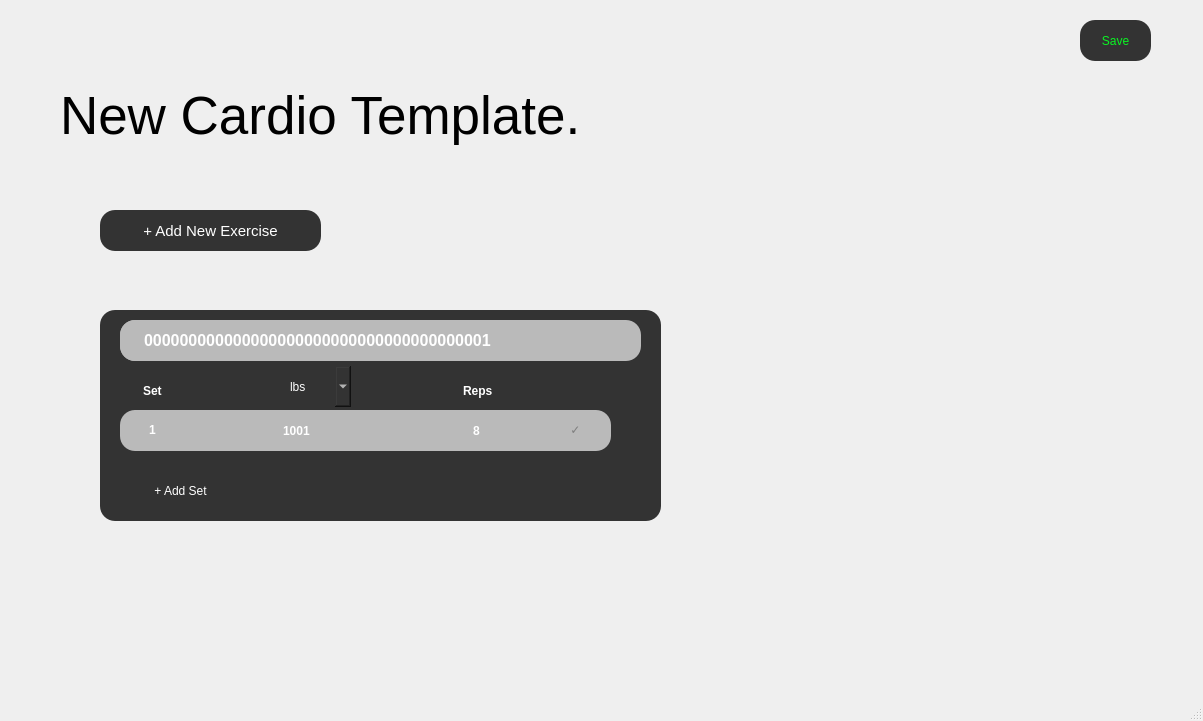
<?xml version="1.0" encoding="UTF-8"?>
<ui version="4.0">
 <class>CardioTemplate</class>
 <widget class="QMainWindow" name="CardioTemplate">
  <property name="geometry">
   <rect>
    <x>0</x>
    <y>0</y>
    <width>1203</width>
    <height>721</height>
   </rect>
  </property>
  <property name="windowTitle">
   <string>MainWindow</string>
  </property>
  <widget class="QWidget" name="centralwidget">
   <widget class="QScrollArea" name="scrollArea">
    <property name="geometry">
     <rect>
      <x>80</x>
      <y>290</y>
      <width>981</width>
      <height>391</height>
     </rect>
    </property>
    <property name="styleSheet">
     <string notr="true">QScrollBar:vertical {
    background-color: #656565;
    width: 15px; 
    margin: 10px 0; 
    border-radius: 15px; 
}

QScrollBar::handle:vertical {
    background-color: black;
    border-radius: 15px; 
}

QScrollBar::add-line:vertical, QScrollBar::sub-line:vertical {
    background: none;
    height: 0px;
}

QScrollBar::add-page:vertical, QScrollBar::sub-page:vertical {
    background: none; 
}</string>
    </property>
    <property name="frameShape">
     <enum>QFrame::Shape::NoFrame</enum>
    </property>
    <property name="widgetResizable">
     <bool>true</bool>
    </property>
    <widget class="QWidget" name="scrollAreaWidgetContents">
     <property name="geometry">
      <rect>
       <x>0</x>
       <y>0</y>
       <width>981</width>
       <height>391</height>
      </rect>
     </property>
     <widget class="QWidget" name="widget" native="true">
      <property name="geometry">
       <rect>
        <x>20</x>
        <y>20</y>
        <width>561</width>
        <height>211</height>
       </rect>
      </property>
      <property name="styleSheet">
       <string notr="true">background-color: #333333;
border-radius: 15px;
padding: 10px 20px;</string>
      </property>
      <widget class="QWidget" name="widget_5" native="true">
       <property name="geometry">
        <rect>
         <x>20</x>
         <y>10</y>
         <width>521</width>
         <height>41</height>
        </rect>
       </property>
       <property name="styleSheet">
        <string notr="true">background-color: #bababa;
border-radius: 15px;
padding: 10px 20px;</string>
       </property>
       <widget class="QLabel" name="label_2">
        <property name="geometry">
         <rect>
          <x>0</x>
          <y>0</y>
          <width>511</width>
          <height>41</height>
         </rect>
        </property>
        <property name="font">
         <font>
          <pointsize>12</pointsize>
          <bold>true</bold>
         </font>
        </property>
        <property name="styleSheet">
         <string notr="true">color:white</string>
        </property>
        <property name="text">
         <string>000000000000000000000000000000000000001</string>
        </property>
       </widget>
      </widget>
      <widget class="QLabel" name="label_5">
       <property name="geometry">
        <rect>
         <x>20</x>
         <y>60</y>
         <width>71</width>
         <height>41</height>
        </rect>
       </property>
       <property name="font">
        <font>
         <bold>true</bold>
        </font>
       </property>
       <property name="styleSheet">
        <string notr="true">color:white</string>
       </property>
       <property name="text">
        <string>Set</string>
       </property>
      </widget>
      <widget class="QLabel" name="label_6">
       <property name="geometry">
        <rect>
         <x>340</x>
         <y>60</y>
         <width>81</width>
         <height>41</height>
        </rect>
       </property>
       <property name="font">
        <font>
         <bold>true</bold>
        </font>
       </property>
       <property name="styleSheet">
        <string notr="true">color:white</string>
       </property>
       <property name="text">
        <string>Reps</string>
       </property>
      </widget>
      <widget class="QWidget" name="widget_6" native="true">
       <property name="geometry">
        <rect>
         <x>20</x>
         <y>100</y>
         <width>491</width>
         <height>41</height>
        </rect>
       </property>
       <property name="styleSheet">
        <string notr="true">background-color: #bababa;
border-radius: 15px;
padding: 10px 20px;</string>
       </property>
       <widget class="QPushButton" name="pushButton_2">
        <property name="geometry">
         <rect>
          <x>430</x>
          <y>4</y>
          <width>51</width>
          <height>31</height>
         </rect>
        </property>
        <property name="toolTipDuration">
         <number>-7</number>
        </property>
        <property name="styleSheet">
         <string notr="true">QPushButton {
    background-color: #bababa;
    color: #7e7e7e;
    border-radius: 15px;
}

QPushButton:hover {
    background-color: #0eb63e;
    color: white;
}

QPushButton:pressed {
    background-color: #0eb63e;
    color: white;
}
</string>
        </property>
        <property name="text">
         <string>✓</string>
        </property>
        <property name="checkable">
         <bool>true</bool>
        </property>
       </widget>
       <widget class="QLabel" name="label_12">
        <property name="geometry">
         <rect>
          <x>6</x>
          <y>-1</y>
          <width>51</width>
          <height>41</height>
         </rect>
        </property>
        <property name="font">
         <font>
          <bold>true</bold>
         </font>
        </property>
        <property name="styleSheet">
         <string notr="true">color:white</string>
        </property>
        <property name="text">
         <string>1</string>
        </property>
       </widget>
       <widget class="QLabel" name="label_13">
        <property name="geometry">
         <rect>
          <x>140</x>
          <y>0</y>
          <width>81</width>
          <height>41</height>
         </rect>
        </property>
        <property name="font">
         <font>
          <bold>true</bold>
         </font>
        </property>
        <property name="styleSheet">
         <string notr="true">color:white</string>
        </property>
        <property name="text">
         <string>1001</string>
        </property>
       </widget>
       <widget class="QLabel" name="label_14">
        <property name="geometry">
         <rect>
          <x>330</x>
          <y>0</y>
          <width>61</width>
          <height>41</height>
         </rect>
        </property>
        <property name="font">
         <font>
          <bold>true</bold>
         </font>
        </property>
        <property name="styleSheet">
         <string notr="true">color:white</string>
        </property>
        <property name="text">
         <string>8</string>
        </property>
       </widget>
      </widget>
      <widget class="QPushButton" name="backButton_4">
       <property name="geometry">
        <rect>
         <x>20</x>
         <y>160</y>
         <width>121</width>
         <height>41</height>
        </rect>
       </property>
       <property name="font">
        <font>
         <pointsize>9</pointsize>
        </font>
       </property>
       <property name="styleSheet">
        <string notr="true">QPushButton {
background-color: #bababab;
color: white;
border-radius: 15px;
padding: 10px 20px;
}

QPushButton:hover {
     border: 1px solid white 
}</string>
       </property>
       <property name="text">
        <string>+ Add Set</string>
       </property>
      </widget>
      <widget class="QComboBox" name="comboBox_2">
       <property name="geometry">
        <rect>
         <x>170</x>
         <y>56</y>
         <width>81</width>
         <height>41</height>
        </rect>
       </property>
       <property name="styleSheet">
        <string notr="true">background-color: #333333;
color: white;
border-radius: 15px;</string>
       </property>
       <item>
        <property name="text">
         <string>lbs</string>
        </property>
       </item>
       <item>
        <property name="text">
         <string>kgs</string>
        </property>
       </item>
      </widget>
     </widget>
    </widget>
   </widget>
   <widget class="QLabel" name="titleLabel">
    <property name="geometry">
     <rect>
      <x>60</x>
      <y>70</y>
      <width>841</width>
      <height>91</height>
     </rect>
    </property>
    <property name="font">
     <font>
      <pointsize>40</pointsize>
     </font>
    </property>
    <property name="text">
     <string>New Cardio Template.</string>
    </property>
   </widget>
   <widget class="QPushButton" name="backButton">
    <property name="geometry">
     <rect>
      <x>1080</x>
      <y>20</y>
      <width>71</width>
      <height>41</height>
     </rect>
    </property>
    <property name="font">
     <font>
      <pointsize>9</pointsize>
     </font>
    </property>
    <property name="styleSheet">
     <string notr="true">QPushButton {
background-color: #333333;
color: #09f522;
border-radius: 15px;
padding: 10px 20px;
}

QPushButton:hover {
     background-color: #09f522;
color: white;
}</string>
    </property>
    <property name="text">
     <string>Save</string>
    </property>
   </widget>
   <widget class="QPushButton" name="backButton_2">
    <property name="geometry">
     <rect>
      <x>100</x>
      <y>210</y>
      <width>221</width>
      <height>41</height>
     </rect>
    </property>
    <property name="font">
     <font>
      <pointsize>11</pointsize>
     </font>
    </property>
    <property name="styleSheet">
     <string notr="true">QPushButton {
background-color: #333333;
color: white;
border-radius: 15px;
padding: 10px 20px;
}

QPushButton:hover {
     background-color: #bababa;
color: black;
}</string>
    </property>
    <property name="text">
     <string>+ Add New Exercise</string>
    </property>
   </widget>
  </widget>
  <widget class="QMenuBar" name="menubar">
   <property name="geometry">
    <rect>
     <x>0</x>
     <y>0</y>
     <width>1203</width>
     <height>25</height>
    </rect>
   </property>
  </widget>
  <widget class="QStatusBar" name="statusbar"/>
 </widget>
 <resources/>
 <connections/>
</ui>
